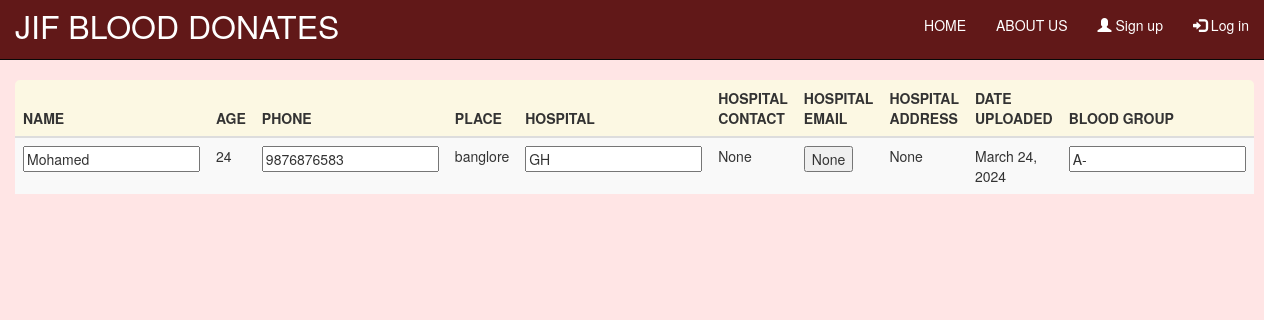
The page /a_minus on the database its author committed.
### app/models.py (models this page shows, shortened)
class Blood_stock(models.Model):
    bloodGroup = models.CharField(max_length=10)
    name = models.CharField(max_length=200)
    place = models.CharField(max_length = 200)
    hospital = models.CharField(max_length = 255,null=True)
    age = models.IntegerField(null=True)
    phone = models.IntegerField(null=True)
    date_uploaded = models.DateField(("Date"), default=date.today)
    hospital_num = models.IntegerField(null=True)
    hospital_add = models.CharField(max_length = 200,null=True)
    hospital_mail = models.EmailField(null=True)

### app/views.py (the view)
# urls.py: path('a_minus',views.a_minus,name='a_minus'),
def a_minus(request):
    a = Blood_stock.objects.filter(bloodGroup='A-').values()
    template = loader.get_template('a_minus.html')
    context={
        'a':a,
    }
    return HttpResponse(template.render(context,request))

### app/templates/a_minus.html (shortened to what this page needs)
{% extends 'index.html' %}
{% load crispy_forms_tags %}
{% block start %}
{% block content %}
<head>
</head>
<table class="table table-striped bg-warning table-hover">
    <thead>
      <tr>
        <th scope="col">NAME</th>
        <th scope="col">AGE</th>
        <th scope="col">PHONE</th>
        <th scope="col">PLACE</th>
        <th scope="col">HOSPITAL</th>
        <th scope="col">HOSPITAL CONTACT</th>
        <th scope="col">HOSPITAL EMAIL</th>
        <th scope="col">HOSPITAL ADDRESS</th>
        <th scope="col">DATE UPLOADED</th>
        <th scope="col">BLOOD GROUP</th>
      </tr>
    </thead>
    <tbody>
       <form method="POST" action={% url "eml" %}>
        {% for i in a %}
      <tr>
        <td><input type="text" for="name" name="name" value="{{i.name}}" readonly></td>
        <td>{{i.age}}</td>
        <td><input type="phone" for="phone" name="phone" value="{{i.phone}}" readonly></td>
        <td>{{i.place}}</td>
        <td><input type="text" for="hos" name="hos" value="{{i.hospital}}" readonly></td>
        <td>{{i.hospital_num}}</td>
        <td><input type="submit" for="tomail" name="tomail" value="{{i.hospital_mail}}" readonly></td>
        <td>{{i.hospital_add}}</td>
        <td>{{i.date_uploaded}}</td>
        <td><input type="text" for="bgrp" name="bgrp" value="{{i.bloodGroup}}" readonly></td>
        {% endfor %}
      </tr>
      </form>
    </tbody>
  </table>
{% endblock %}
{% endblock start %}

### app/static/css/index.css (style rules this page uses)
body { background-color: rgb(255, 229, 229); }

### app/templates/a_minus.html (style rules this page uses)
table { border-radius: 5px; margin-top:20px; }

### rows shown on the page
Blood_stock: name "Mohamed", age "24", phone "9876876583", place "banglore", hos "GH", hospital_num "None", tomail "None", hospital_add "None", date_uploaded "March 24, 2024", bgrp "A-"
